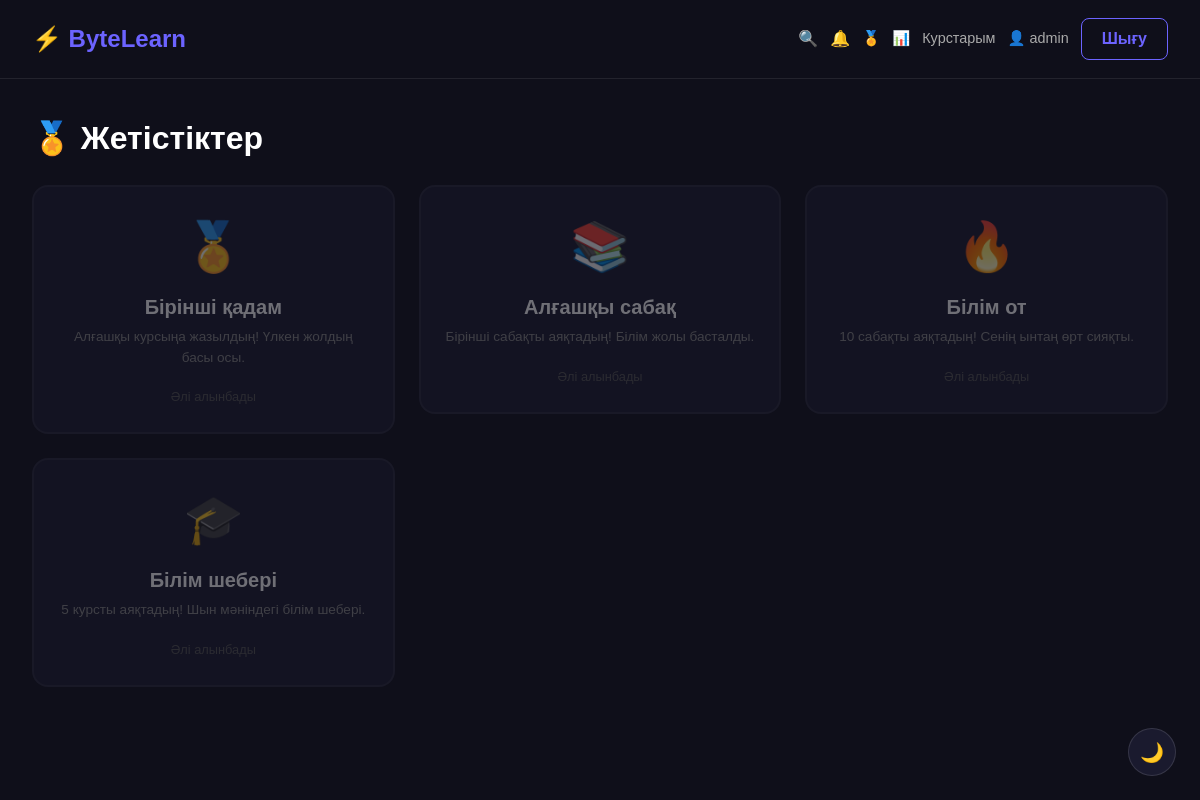
Page /achievements/ (signed in) on the committed database.
### courses/models.py (models this page shows, shortened)
class Achievement(models.Model):
    name = models.CharField(max_length=100)
    description = models.TextField()
    icon = models.CharField(max_length=10, default='🏅')
    condition = models.CharField(max_length=50)  # 'first_course', 'five_lessons' etc

### courses/views.py (the view)
# urls.py: path('achievements/', views.achievements, name='achievements'),
@login_required
def achievements(request):
    all_achievements = Achievement.objects.all()
    earned = UserAchievement.objects.filter(user=request.user).values_list('achievement_id', flat=True)
    return render(request, 'achievements.html', {
        'all_achievements': all_achievements,
        'earned': earned,
    })

### templates/achievements.html
{% extends 'base.html' %}
{% block content %}
<h2 style="font-weight:800; margin-bottom:28px;">🏅 Жетістіктер</h2>
<div class="row g-4">
    {% for achievement in all_achievements %}
    <div class="col-md-4">
        <div style="background:#1a1a2e; border-radius:16px; padding:24px; text-align:center; border:2px solid {% if achievement.id in earned %}#6c63ff{% else %}#ffffff10{% endif %}; opacity:{% if achievement.id in earned %}1{% else %}0.4{% endif %};">
            <div style="font-size:3rem;">{{ achievement.icon }}</div>
            <h5 style="font-weight:700; margin-top:12px;">{{ achievement.name }}</h5>
            <p style="color:#888; font-size:0.85rem;">{{ achievement.description }}</p>
            {% if achievement.id in earned %}
            <span style="background:#6c63ff20; color:#6c63ff; padding:4px 12px; border-radius:20px; font-size:0.8rem;">✓ Алынды</span>
            {% else %}
            <span style="color:#555; font-size:0.8rem;">Әлі алынбады</span>
            {% endif %}
        </div>
    </div>
    {% empty %}
    <p style="color:#666;">Admin панельден жетістіктер қос!</p>
    {% endfor %}
</div>
{% endblock %}

### templates/base.html (shortened to what this page needs)
<!DOCTYPE html>
<html lang="kk">
<head>
    <link href="https://cdn.jsdelivr.net/npm/bootstrap@5.3.0/dist/css/bootstrap.min.css" rel="stylesheet">
</head>
<body>
    <nav class="navbar">
        <a class="navbar-brand" href="/">⚡ ByteLearn</a>
        <div style="display:flex; align-items:center; gap:12px;">
            <a href="/search/?q=" style="color:#aaa; text-decoration:none;">🔍</a>
          {% if user.is_authenticated %}
    {% with unread=user.notification_set.filter %}
    <a href="{% url 'mark_notifications_read' %}" style="position:relative; text-decoration:none;">
        🔔
    </a>
    {% endwith %}
    <a href="{% url 'achievements' %}" style="color:#aaa; text-decoration:none; font-size:0.9rem;">🏅</a>
    <a href="/dashboard/" style="color:#aaa; text-decoration:none; font-size:0.9rem;">📊</a>
    <a href="/my-courses/" style="color:#aaa; text-decoration:none; font-size:0.9rem;">Курстарым</a>
    <a href="/profile/" style="color:#aaa; text-decoration:none; font-size:0.9rem;">👤 {{ user.username }}</a>
    <a href="/logout/" class="btn-outline-glow">Шығу</a>
{% else %}
    <a href="/login/" class="btn-outline-glow">Кіру</a>
    <a href="/register/" class="btn-glow">Тіркелу</a>
{% endif %}
        </div>
    </nav>
    <div class="main-content">
        {% block content %}{% endblock %}
    </div>
<button onclick="toggleTheme()" id="themeBtn" style="position:fixed; bottom:24px; right:24px; width:48px; height:48px; border-radius:50%; background:#1a1a2e; border:1px solid #ffffff20; color:#fff; font-size:1.2rem; cursor:pointer; z-index:999;">🌙</button>
</body>
</html>

### templates/base.html (style rules this page uses)
* { font-family: Arial, sans-serif; }
body { background: #0f0f1a; color: #fff; margin: 0; }
.navbar { background: #0f0f1a; border-bottom: 1px solid #ffffff15; padding: 16px 32px; display: flex; justify-content: space-between; align-items: center; }
.navbar-brand { font-size: 1.5rem; font-weight: 800; color: #6c63ff; text-decoration: none; }
.btn-outline-glow { border: 1px solid #6c63ff; color: #6c63ff; background: transparent; font-weight: 600; padding: 8px 20px; border-radius: 8px; text-decoration: none; display: inline-block; }
.main-content { padding: 40px 32px; }

### rows in the picture
Achievement: icon "🏅", name "Бірінші қадам", description "Алғашқы курсыңа жазылдың! Үлкен жолдың басы осы.", shows "Әлі алынбады"
Achievement: icon "📚", name "Алғашқы сабақ", description "Бірінші сабақты аяқтадың! Білім жолы басталды.", shows "Әлі алынбады"
Achievement: icon "🔥", name "Білім от", description "10 сабақты аяқтадың! Сенің ынтаң өрт сияқты.", shows "Әлі алынбады"
Achievement: icon "🎓", name "Білім шебері", description "5 курсты аяқтадың! Шын мәніндегі білім шебері.", shows "Әлі алынбады"

### other values in the picture
{{ user.username }} "admin"
